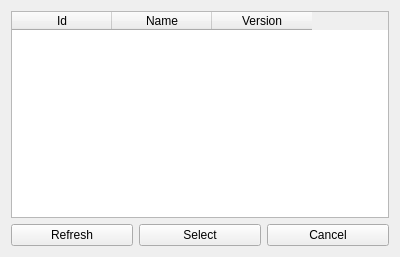
<?xml version="1.0" encoding="UTF-8"?>
<ui version="4.0">
 <class>ClientManager</class>
 <widget class="QWidget" name="ClientManager">
  <property name="windowModality">
   <enum>Qt::NonModal</enum>
  </property>
  <property name="geometry">
   <rect>
    <x>0</x>
    <y>0</y>
    <width>400</width>
    <height>257</height>
   </rect>
  </property>
  <property name="windowTitle">
   <string>Choose Client</string>
  </property>
  <property name="windowOpacity">
   <double>1.000000000000000</double>
  </property>
  <layout class="QGridLayout" name="gridLayout">
   <item row="0" column="0" colspan="3">
    <widget class="QTableWidget" name="tableWidget">
     <property name="frameShape">
      <enum>QFrame::StyledPanel</enum>
     </property>
     <property name="frameShadow">
      <enum>QFrame::Sunken</enum>
     </property>
     <property name="lineWidth">
      <number>1</number>
     </property>
     <property name="sizeAdjustPolicy">
      <enum>QAbstractScrollArea::AdjustIgnored</enum>
     </property>
     <property name="editTriggers">
      <set>QAbstractItemView::NoEditTriggers</set>
     </property>
     <property name="dragDropOverwriteMode">
      <bool>false</bool>
     </property>
     <property name="alternatingRowColors">
      <bool>true</bool>
     </property>
     <property name="selectionMode">
      <enum>QAbstractItemView::SingleSelection</enum>
     </property>
     <property name="selectionBehavior">
      <enum>QAbstractItemView::SelectRows</enum>
     </property>
     <property name="showGrid">
      <bool>false</bool>
     </property>
     <property name="gridStyle">
      <enum>Qt::SolidLine</enum>
     </property>
     <property name="sortingEnabled">
      <bool>true</bool>
     </property>
     <property name="columnCount">
      <number>3</number>
     </property>
     <attribute name="horizontalHeaderCascadingSectionResizes">
      <bool>false</bool>
     </attribute>
     <attribute name="horizontalHeaderMinimumSectionSize">
      <number>100</number>
     </attribute>
     <attribute name="horizontalHeaderDefaultSectionSize">
      <number>100</number>
     </attribute>
     <attribute name="horizontalHeaderStretchLastSection">
      <bool>false</bool>
     </attribute>
     <attribute name="verticalHeaderVisible">
      <bool>true</bool>
     </attribute>
     <attribute name="verticalHeaderMinimumSectionSize">
      <number>25</number>
     </attribute>
     <attribute name="verticalHeaderDefaultSectionSize">
      <number>25</number>
     </attribute>
     <attribute name="verticalHeaderHighlightSections">
      <bool>false</bool>
     </attribute>
     <attribute name="verticalHeaderStretchLastSection">
      <bool>false</bool>
     </attribute>
     <column>
      <property name="text">
       <string>Id</string>
      </property>
     </column>
     <column>
      <property name="text">
       <string>Name</string>
      </property>
     </column>
     <column>
      <property name="text">
       <string>Version</string>
      </property>
     </column>
    </widget>
   </item>
   <item row="1" column="0">
    <widget class="QPushButton" name="pushButton">
     <property name="text">
      <string>Refresh</string>
     </property>
    </widget>
   </item>
   <item row="1" column="1">
    <widget class="QPushButton" name="pushButton_2">
     <property name="text">
      <string>Select</string>
     </property>
    </widget>
   </item>
   <item row="1" column="2">
    <widget class="QPushButton" name="pushButton_3">
     <property name="text">
      <string>Cancel</string>
     </property>
    </widget>
   </item>
  </layout>
 </widget>
 <tabstops>
  <tabstop>tableWidget</tabstop>
  <tabstop>pushButton_2</tabstop>
  <tabstop>pushButton</tabstop>
  <tabstop>pushButton_3</tabstop>
 </tabstops>
 <resources/>
 <connections/>
</ui>
